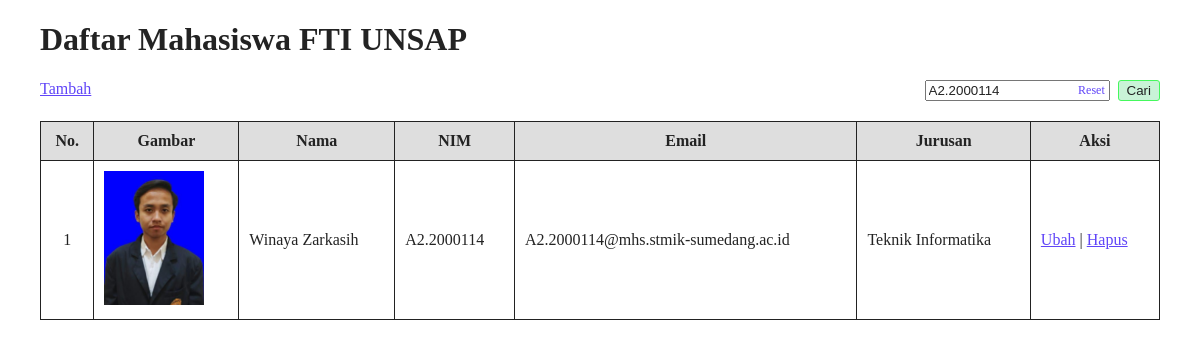
The app's page /index.php?keyword=A2.2000114 with its own data.
### tables this page shows
CREATE TABLE `mahasiswa` (
  `id` int(11) NOT NULL,
  `nama` varchar(100) DEFAULT NULL,
  `nim` char(10) DEFAULT NULL,
  `email` varchar(100) DEFAULT NULL,
  `jurusan` varchar(100) DEFAULT NULL,
  `gambar` varchar(100) DEFAULT NULL
);

### functions.php (called while the page is built, shortened)
<?php
$connection = mysqli_connect('localhost','root','','phpdasar');
function query($query){
    global $connection;
    $result = mysqli_query($connection, $query);
    $rows = [];
    while($row = mysqli_fetch_assoc($result)) {
        $rows[] = $row;
    }
    return $rows;
}

### index.php (the view, shortened to what this page needs)
<?php
require "functions.php";
$mahasiswa = query("SELECT * FROM mahasiswa");
$keyword = "";
if(isset($_GET['keyword'])){
    $keyword = $_GET['keyword'];
    $query = "SELECT * FROM mahasiswa WHERE
      nim LIKE '%$keyword%' OR
      nama LIKE '%$keyword%' OR
      email LIKE '%$keyword%' OR
      jurusan LIKE '%$keyword%'";
    $mahasiswa = query($query);
}
?>
<!doctype html>
<html lang="en">
  <head>
    <link rel="stylesheet" href="./style.css?v=12">
  </head>
  <body>
    <main>
      <h1>Daftar Mahasiswa FTI UNSAP</h1>
      <div class="d-flex justify-content-between" style="margin-bottom: 20px">
        <a href="tambah.php" style="display: inline-block;">Tambah</a>
        <form method="get" action="" class="d-flex" style="gap:.5rem;">
          <div style="position: relative;">
            <input type="text" name="keyword" value="<?=$keyword?>">
            <?if(isset($_GET['keyword'])):?>
              <a href="?" class="reset-btn">Reset</a>
            <?php endif; ?>
          </div>
          <div><button class="btn green" type="submit" style="display: inline-block">Cari</button></div>
        </form>
      </div>
        <table class="table-style" cellspacing="0" cellpadding="10" style="width: 100%;">
            <tr>
                <th class="text-center">No.</th>
                <th>Gambar</th>
                <th>Nama</th>
                <th>NIM</th>
                <th>Email</th>
                <th>Jurusan</th>
                <th>Aksi</th>
            </tr>
            <?php if (!empty($mahasiswa)):?>
              <?php foreach ($mahasiswa as $i=>$mhs):?>
              <tr>
                  <td class="text-center"><?=$i+=1?></td>
                  <td><img width="100px" src="img/<?= $mhs['gambar']?>" alt=""></td>
                  <td><?= $mhs['nama']?></td>
                  <td><?= $mhs['nim']?></td>
                  <td><?= $mhs['email']?></td>
                  <td><?= $mhs['jurusan']?></td>
                  <td>
                    <a href="ubah.php?id_ubah=<?= $mhs['id']?>">Ubah</a> |
                    <a href="hapus.php?id_hapus=<?= $mhs['id']?>">Hapus</a>
                  </td>
              </tr>
              <?php endforeach; ?>
            <?php endif?>
        </table>
    </main>
  </body>
</html>

### style.css (style rules this page uses)
* { color: #232323; }
a { color: #6045f8 !important; }
main { width: 100%; padding-left: 2rem; padding-right: 2rem; padding-bottom: 3rem; box-sizing: border-box !important; }
.btn, ul.input-list li button { padding-top: .125rem; padding-bottom: .125rem; background-color: #fefefa; padding-left: .5rem; padding-right: .5rem; border-radius: 3px; display: inline-block; }
.btn.green, ul.input-list li button.green { background-color: #c9f3d7; border: solid 1px #45f85d; color:#222 }
.table-style td { border: 1px solid #222; }
.table-style th { border: 1px solid #222; background-color: #dedede; }
.table-style { width: 100%; border-collapse: collapse; border: 1px solid #222; }
.d-flex { display: flex }
.justify-content-between { justify-content: space-between; }
.text-center { text-align: center; }
.reset-btn { display: block; position: absolute; right:0.3rem; top: 0; bottom:0; font-size:12px; text-decoration: none; display: flex; align-items: center; }

### records on screen
mahasiswa: i "1", gambar (picture), nama "Winaya Zarkasih", nim "A2.2000114", email "A2.2000114@mhs.stmik-sumedang.ac.id", jurusan "Teknik Informatika"
